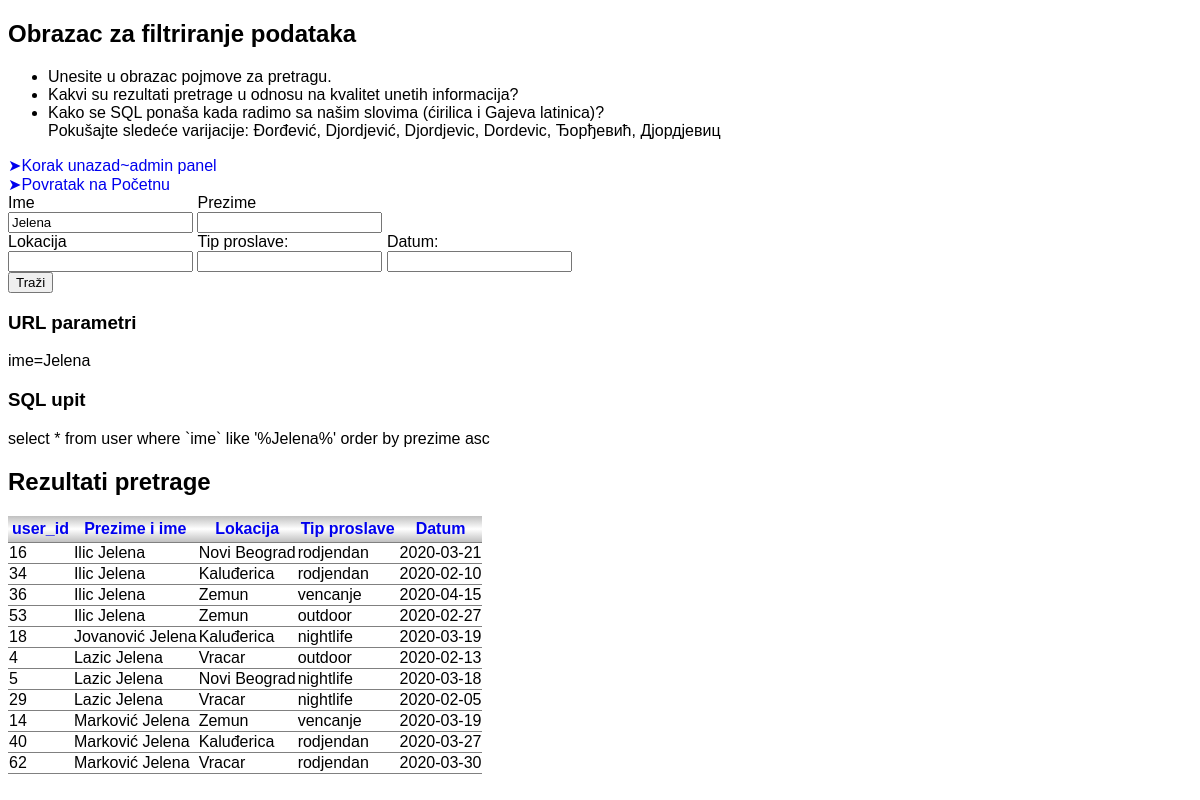
The app's page /login/filtriraj.php?ime=Jelena with its own data.
### tables this page shows
CREATE TABLE `user`  (
  `user_id` int(10) UNSIGNED NOT NULL AUTO_INCREMENT,
  `ime` varchar(64) NOT NULL,
  `prezime` varchar(64) NOT NULL,
  `telefon` varchar(32) NOT NULL,
  `role_id` int(10) UNSIGNED NULL DEFAULT NULL,
  `tip_proslave` varchar(32) NULL DEFAULT '',
  `lokacija` varchar(128) NULL DEFAULT NULL,
  `datum` date NULL DEFAULT NULL,
  `vreme` time(0) NULL DEFAULT NULL,
  `zahtev` text NULL,
  `obrada` text NULL,
  PRIMARY KEY (`user_id`) USING BTREE
);

### login/filtriraj.php (the view, shortened to what this page needs)
<?php
$scriptname = basename(__FILE__);
$upit = preg_replace('#&?sort(?:field|order)=(?:\w*)#', '', $_SERVER['QUERY_STRING']);
$db = mysqli_connect("localhost","root","","foto_radnja");
mysqli_set_charset($db, 'utf8');
$sortfield = '';
$sortorder = '';
if ($_GET) {
	$sortfield = $_GET['sortfield'];
	$sortorder = $_GET['sortorder'];
}
$sql = "select * from user where %s %s";
$where = [];
foreach($_GET as $k => $v)
	if ($v != '')
		$where[] = "`$k` like '%$v%'";
switch($sortfield) {
	default:
		$sortfield = 'prezime';
		$sortorder = 'asc';
}
if ($sortfield) {
	$sort = "order by $sortfield $sortorder";
}
$sql = sprintf($sql, implode(' AND ', $where), $sort);
$result = mysqli_query($db, $sql);
$rezultat = [];
while($row = mysqli_fetch_assoc($result)) {
	$rezultat[] = $row;
}
$scriptpl = sprintf('./%s?%s', $scriptname, $upit);
$sorttpl = '&sortfield=%s&sortorder=%s';
?>
<!doctype html>
<html>
	<head>
		<link rel="stylesheet" href="./style.css">
	</head>
	<body>
		<h2>Obrazac za filtriranje podataka</h2>
		<ul>
			<li>Unesite u obrazac pojmove za pretragu.</li>
			<li>Kakvi su rezultati pretrage u odnosu na kvalitet unetih informacija?</li>
			<li>
				<p>Kako se SQL ponaša kada radimo sa našim slovima (ćirilica i Gajeva latinica)?</p>
				<p>Pokušajte sledeće varijacije: Đorđević, Djordjević, Djordjevic, Dordevic, Ђорђевић, Дјордјевиц</p>
			</li>
		</ul>
			<a href="./ulogovan.htm">&#10148;Korak unazad~admin panel</a><br>
			<a href="../">&#10148;Povratak na Početnu</a>
		<form method="get">
			<div>
				<label>Ime</label>
				<input type="text" name="ime" value="<?php echo $_GET['ime']; ?>">
			</div>
			<div>
				<label>Prezime</label>
				<input type="text" name="prezime" value="<?php echo $_GET['prezime']; ?>">
			</div>
			<br/>
			<div>
				<label>Lokacija</label>
				<input type="text" name="lokacija" value="<?php echo $_GET['lokacija']; ?>">
			</div>
			<div>
				<label>Tip proslave:</label>
				<input type="text" name="tip_proslave" value="<?php echo $_GET['tip_proslave']; ?>">
			</div>
			<div>
				<label>Datum:</label>
				<input type="text" name="datum" value="<?php echo $_GET['datum']; ?>">
			</div>
			<button type="submit">Traži</button>
		</form>
		<?php if ($upit): ?>
			<h3>URL parametri</h3>
			<div><?php echo $upit; ?></div>
			<h3>SQL upit</h3>
			<div><?php echo $sql; ?></div>
			<h2>Rezultati pretrage</h2>
		<?php endif; ?>
		<?php if (empty($rezultat)): ?>
			<div class="greska">Tabela je prazna. Pokrenite skriptu <b><a href="./generator-test-podataka.php">generator-test-podataka.php</a></b> i dobijene podatke ubacite u bazu.</div>
		<?php else: ?>
		<table>
		<tr>
			<th><a href="<?php echo $scriptpl . sprintf($sorttpl, 'user_id', $soid); ?>" class="<?php echo $soidclass; ?>">user_id</a></th>
			<th><a href="<?php echo $scriptpl . sprintf($sorttpl, 'prezime', $soprezime); ?>" class="<?php echo $soprezimeclass; ?>">Prezime i ime</a></th>
			<th><a href="<?php echo $scriptpl . sprintf($sorttpl, 'lokacija', $solokacija); ?>" class="<?php echo $solokacijaclass; ?>">Lokacija</a></th>
			<th><a href="<?php echo $scriptpl . sprintf($sorttpl, 'tip_proslave', $sotip_proslave); ?>" class="<?php echo $sotip_proslaveclass; ?>">Tip proslave</a></th>
			<th><a href="<?php echo $scriptpl . sprintf($sorttpl, 'datum', $sodatum); ?>" class="<?php echo $sodatumclass; ?>">Datum</a></th>
		</tr>
		<?php foreach($rezultat AS $r): ?>
			<tr>
				<td><?php echo $r['user_id']; ?></td>
				<td><?php echo "{$r['prezime']} {$r['ime']}"; ?></td>
				<td><?php echo "{$r['lokacija']}"; ?></td>
				<td><?php echo $r['tip_proslave']; ?></td>
				<td><?php echo $r['datum']; ?></td>
			</tr>
		<?php endforeach; ?>
		<?php endif; ?>
		</table>
	</body>
</html>

### login/style.css (style rules this page uses)
html, body, table { font-family: Arial; font-size: 12pt; }
label, button { display: block; }
table { border-collapse: collapse; margin: 1em 0; }
a { text-decoration: none; }
th { background-image: linear-gradient(silver, white, silver); padding: 0.25em; vertical-align: middle; }
td { border: 1px solid gray; border-left: none; border-right: none; }
form div { display: inline-block; }
ul { margin: 1em 0; }
p { margin: 0; }

### records on screen
user: user_id "16", prezime "Ilic", ime "Jelena", lokacija "Novi Beograd", tip_proslave "rodjendan", datum "2020-03-21"
user: user_id "34", prezime "Ilic", ime "Jelena", lokacija "Kaluđerica", tip_proslave "rodjendan", datum "2020-02-10"
user: user_id "36", prezime "Ilic", ime "Jelena", lokacija "Zemun", tip_proslave "vencanje", datum "2020-04-15"
user: user_id "53", prezime "Ilic", ime "Jelena", lokacija "Zemun", tip_proslave "outdoor", datum "2020-02-27"
user: user_id "18", prezime "Jovanović", ime "Jelena", lokacija "Kaluđerica", tip_proslave "nightlife", datum "2020-03-19"
user: user_id "4", prezime "Lazic", ime "Jelena", lokacija "Vracar", tip_proslave "outdoor", datum "2020-02-13"
user: user_id "5", prezime "Lazic", ime "Jelena", lokacija "Novi Beograd", tip_proslave "nightlife", datum "2020-03-18"
user: user_id "29", prezime "Lazic", ime "Jelena", lokacija "Vracar", tip_proslave "nightlife", datum "2020-02-05"
user: user_id "14", prezime "Marković", ime "Jelena", lokacija "Zemun", tip_proslave "vencanje", datum "2020-03-19"
user: user_id "40", prezime "Marković", ime "Jelena", lokacija "Kaluđerica", tip_proslave "rodjendan", datum "2020-03-27"
user: user_id "62", prezime "Marković", ime "Jelena", lokacija "Vracar", tip_proslave "rodjendan", datum "2020-03-30"

### other values on screen
$upit "ime=Jelena"
$sql "select * from user where `ime` like '%Jelena%' order by prezime asc"
